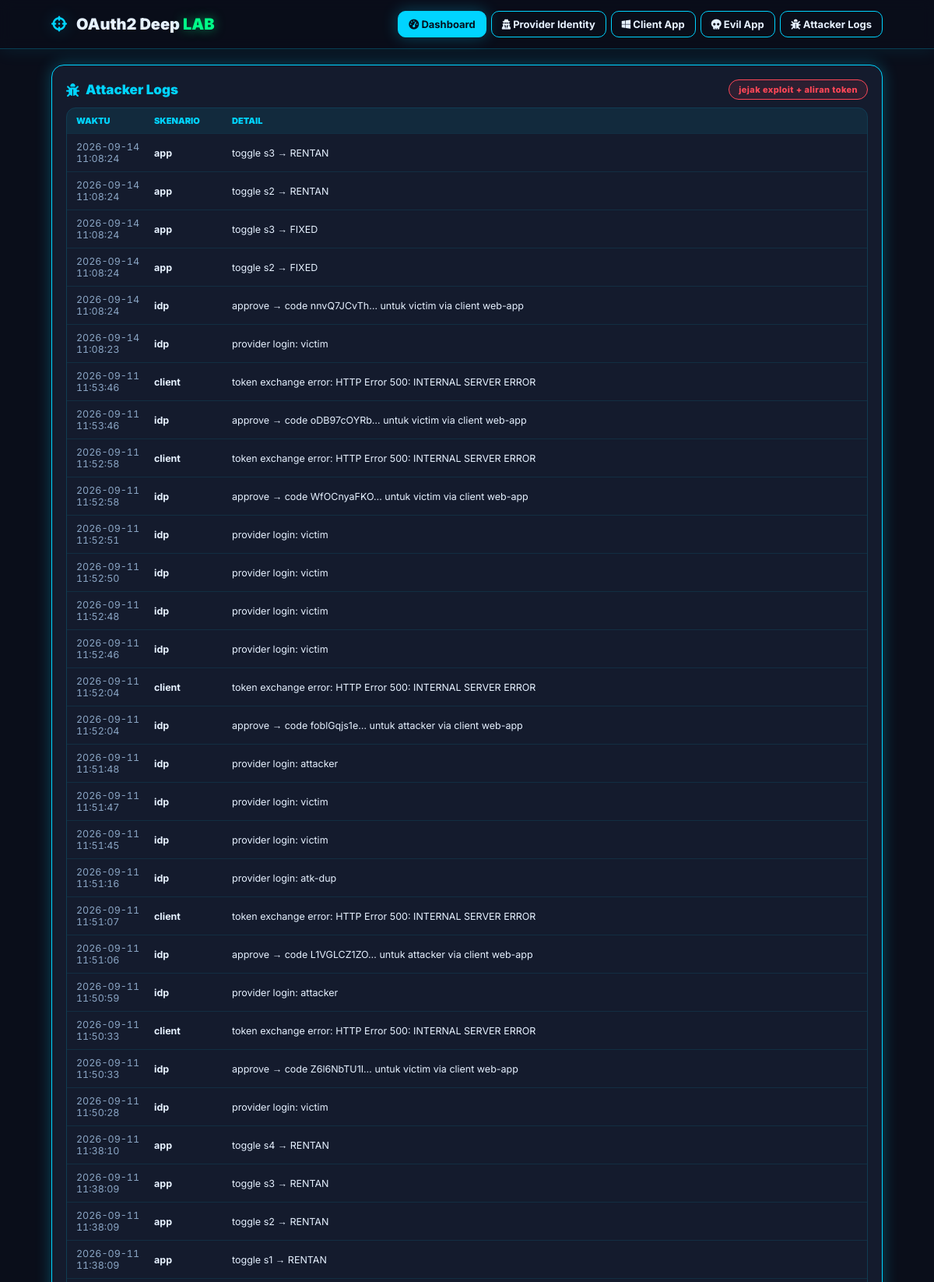
Page /logs (upper part) on the committed database.
### tables this page shows
CREATE TABLE logs(
          id INTEGER PRIMARY KEY AUTOINCREMENT,
          ts TEXT,
          source TEXT,
          msg TEXT
        );

### app/routes.py (the view)
@bp.route('/logs')
def logs_view():
    return render_template('logs.html', logs=M.last_logs())

### app/models.py (called while the page is built)
@contextmanager
def conn():
    os.makedirs(os.path.dirname(DB_PATH), exist_ok=True)
    c = sqlite3.connect(DB_PATH)
    c.row_factory = sqlite3.Row
    try:
        yield c
        c.commit()
    finally:
        c.close()

def last_logs(n=80):
    with conn() as c:
        rows = c.execute('SELECT ts,source,msg FROM logs ORDER BY id DESC LIMIT ?', (n,)).fetchall()
        return [{'ts': r['ts'], 'source': r['source'], 'msg': r['msg']} for r in rows]

### templates/logs.html (shortened to what this page needs)
{% extends "base.html" %}
{% block content %}
<div class="card">
  <div class="rekap-head">
    <h2 class="card-title" style="margin:0"><i class="fa-solid fa-bug"></i> Attacker Logs</h2>
    <span class="pill pill-red">jejak exploit + aliran token</span>
  </div>
  <div class="log-wrap">
    <div class="log-row log-head"><span>waktu</span><span>skenario</span><span>detail</span></div>
    {% for l in logs %}
    <div class="log-row">
      <span class="log-ts">{{ l.ts }}</span>
      <span><b class="sc-{{ l.source }}">{{ l.source }}</b></span>
      <span class="log-detail">{{ l.msg }}</span>
    </div>
    {% endfor %}
  </div>
</div>
{% endblock %}

### templates/base.html (shortened to what this page needs)
<!DOCTYPE html>
<html lang="id">
<head>
<link rel="stylesheet" href="https://cdnjs.cloudflare.com/ajax/libs/font-awesome/6.5.2/css/all.min.css">
<link rel="stylesheet" href="{{ url_for('static', filename='css/style.css') }}">
</head>
<body>
<header>
  <div class="hd-inner">
    <div class="brand"><i class="fa-solid fa-crosshairs"></i> OAuth2 Deep <span>LAB</span></div>
    <nav class="tabs" id="tabs">
      <a class="active" href="/"><i class="fa-solid fa-gauge-high"></i> Dashboard</a>
      <a href="/provider"><i class="fa-solid fa-user-secret"></i> Provider Identity</a>
      <a href="/app/login"><i class="fa-brands fa-windows"></i> Client App</a>
      <a href="/evil/client"><i class="fa-solid fa-skull"></i> Evil App</a>
      <a href="/logs"><i class="fa-solid fa-bug"></i> Attacker Logs</a>
    </nav>
  </div>
</header>
<main>
{% block content %}{% endblock %}
</main>
</body>
</html>

### static/css/style.css (style rules this page uses)
:root { --bg:#0a0e1a;--card:#141b2d;--card-2:#1a2338; --border:#00d4ff;--cyan:#00d4ff;--green:#00ff88;--red:#ff4757; --purple:#a855f7;--yellow:#ffd93d;--orange:#ff9f43; --text:#e6f1ff;--muted:#8aa5c4; --glow:0 0 20px rgba(0,212,255,.3); }
* { margin:0;padding:0;box-sizing:border-box }
body { background:var(--bg);color:var(--text);font-family:'Inter',system-ui,sans-serif;min-height:100vh }
a { color:var(--cyan);text-decoration:none }
header { position:sticky;top:0;z-index:50;background:rgba(10,14,26,.85);backdrop-filter:blur(8px); border-bottom:1px solid rgba(0,212,255,.25);box-shadow:0 0 24px rgba(0,212,255,.1) }
.hd-inner { max-width:1100px;margin:0 auto;padding:14px 16px;display:flex;align-items:center;gap:14px;flex-wrap:wrap }
.brand { font-size:20px;font-weight:900 }
.brand i { color:var(--cyan);text-shadow:var(--glow);margin-right:8px }
.brand span { color:var(--green);text-shadow:0 0 14px rgba(0,255,136,.5) }
nav.tabs { display:flex;gap:6px;flex:1;justify-content:flex-end;flex-wrap:wrap }
nav.tabs a { background:transparent;border:1px solid var(--border);color:var(--text);padding:8px 13px;border-radius:10px;font-size:13px;font-weight:700;transition:.18s }
nav.tabs a.active { background:var(--cyan);color:#04121f;box-shadow:var(--glow) }
main { max-width:1100px;margin:0 auto;padding:20px 16px 60px }
.card { background:var(--card);border:1px solid var(--border);border-radius:16px;box-shadow:var(--glow);padding:18px;margin-bottom:18px }
.card-title { font-size:17px;font-weight:900;color:var(--cyan);margin-bottom:12px;display:flex;gap:8px;align-items:center }
.pill { padding:5px 12px;border-radius:999px;font-size:11px;font-weight:800;letter-spacing:.4px;border:1px solid }
.pill-red { color:var(--red);border-color:var(--red);background:rgba(255,71,87,.1) }
.rekap-head { display:flex;justify-content:space-between;align-items:center;gap:10px;flex-wrap:wrap }
.log-wrap { overflow-x:auto;border-radius:12px;border:1px solid rgba(0,212,255,.18);margin-top:10px }
.log-row { display:grid;grid-template-columns:90px 90px 1fr;gap:10px;padding:9px 12px;font-size:12.5px;border-top:1px solid rgba(0,212,255,.1);align-items:center }
.log-row:first-child { border-top:none }
.log-head { background:rgba(0,212,255,.08);font-weight:900;color:var(--cyan);text-transform:uppercase;font-size:11px }
.log-ts { color:var(--muted);font-variant-numeric:tabular-nums }
.log-detail { color:var(--text);word-break:break-word }

### rows in the picture
logs: ts "2026-09-14 11:08:24", source "app", msg "toggle s3 → RENTAN"
logs: ts "2026-09-14 11:08:24", source "app", msg "toggle s2 → RENTAN"
logs: ts "2026-09-14 11:08:24", source "app", msg "toggle s3 → FIXED"
logs: ts "2026-09-14 11:08:24", source "app", msg "toggle s2 → FIXED"
logs: ts "2026-09-14 11:08:24", source "idp", msg "approve → code nnvQ7JCvTh… untuk victim via client web-app"
logs: ts "2026-09-14 11:08:23", source "idp", msg "provider login: victim"
logs: ts "2026-09-11 11:53:46", source "client", msg "token exchange error: HTTP Error 500: INTERNAL SERVER ERROR"
logs: ts "2026-09-11 11:53:46", source "idp", msg "approve → code oDB97cOYRb… untuk victim via client web-app"
logs: ts "2026-09-11 11:52:58", source "client", msg "token exchange error: HTTP Error 500: INTERNAL SERVER ERROR"
logs: ts "2026-09-11 11:52:58", source "idp", msg "approve → code WfOCnyaFKO… untuk victim via client web-app"
logs: ts "2026-09-11 11:52:51", source "idp", msg "provider login: victim"
logs: ts "2026-09-11 11:52:50", source "idp", msg "provider login: victim"
logs: ts "2026-09-11 11:52:48", source "idp", msg "provider login: victim"
logs: ts "2026-09-11 11:52:46", source "idp", msg "provider login: victim"
logs: ts "2026-09-11 11:52:04", source "client", msg "token exchange error: HTTP Error 500: INTERNAL SERVER ERROR"
logs: ts "2026-09-11 11:52:04", source "idp", msg "approve → code foblGqjs1e… untuk attacker via client web-app"
logs: ts "2026-09-11 11:51:48", source "idp", msg "provider login: attacker"
logs: ts "2026-09-11 11:51:47", source "idp", msg "provider login: victim"
logs: ts "2026-09-11 11:51:45", source "idp", msg "provider login: victim"
logs: ts "2026-09-11 11:51:16", source "idp", msg "provider login: atk-dup"
logs: ts "2026-09-11 11:51:07", source "client", msg "token exchange error: HTTP Error 500: INTERNAL SERVER ERROR"
logs: ts "2026-09-11 11:51:06", source "idp", msg "approve → code L1VGLCZ1ZO… untuk attacker via client web-app"
logs: ts "2026-09-11 11:50:59", source "idp", msg "provider login: attacker"
logs: ts "2026-09-11 11:50:33", source "client", msg "token exchange error: HTTP Error 500: INTERNAL SERVER ERROR"
logs: ts "2026-09-11 11:50:33", source "idp", msg "approve → code Z6l6NbTU1I… untuk victim via client web-app"
logs: ts "2026-09-11 11:50:28", source "idp", msg "provider login: victim"
logs: ts "2026-09-11 11:38:10", source "app", msg "toggle s4 → RENTAN"
logs: ts "2026-09-11 11:38:09", source "app", msg "toggle s3 → RENTAN"
logs: ts "2026-09-11 11:38:09", source "app", msg "toggle s2 → RENTAN"
logs: ts "2026-09-11 11:38:09", source "app", msg "toggle s1 → RENTAN"
